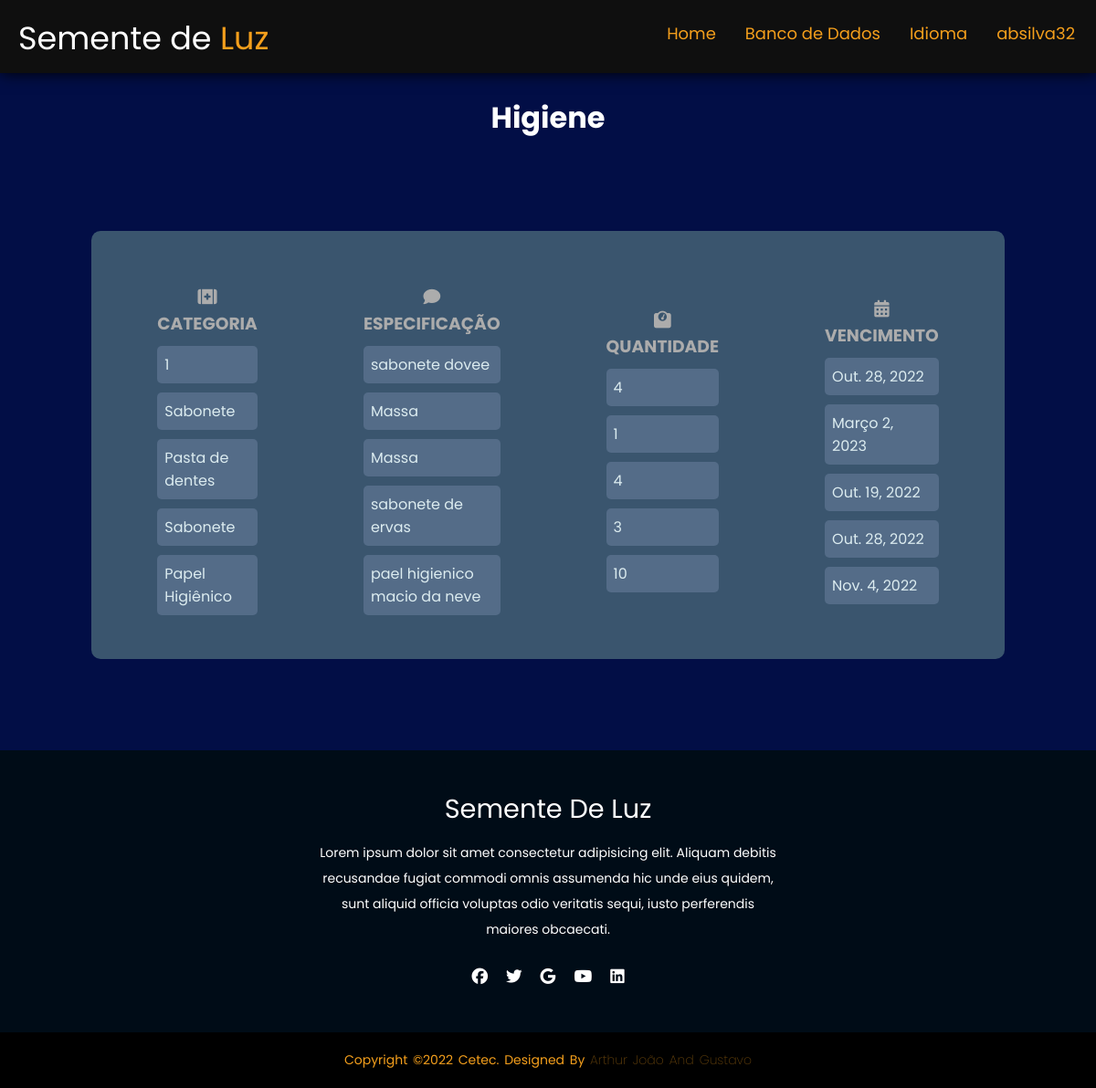
/estoque/verhigiene/ (signed in), run on an earlier commit of the app's database.
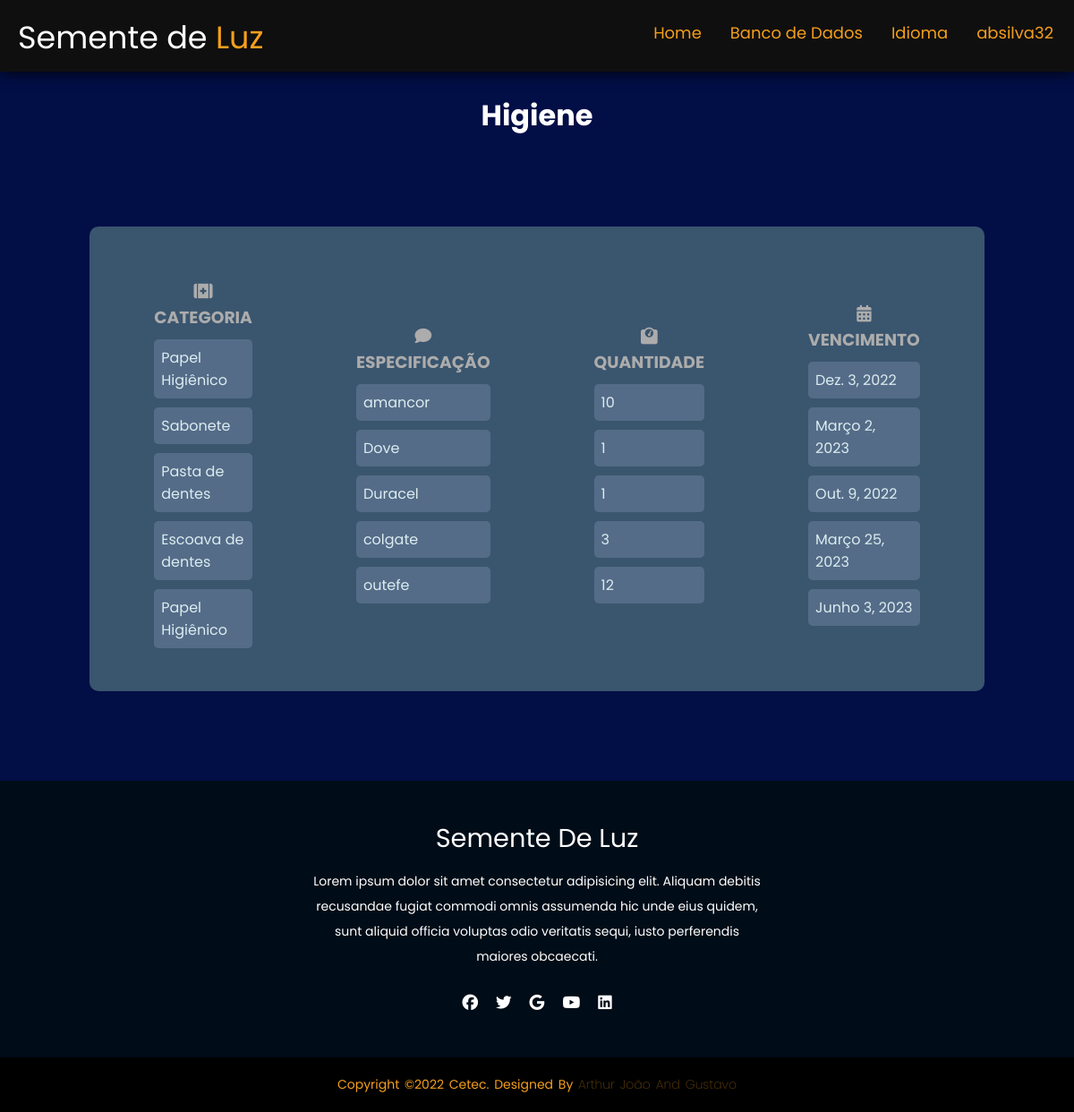
And on a later commit of the database.
### estoque/models.py (models this page shows, shortened)
class Higiene (models.Model):
    tipos = models.CharField (max_length=30, choices=HIGIENE_CHOICES, null=True)
    descr = models.CharField(max_length=30, null=True)
    qntd = models.IntegerField(null=True)
    vencimento = models.DateField(null=True)

### estoque/views.py (the view)
class VerHigieneView(ListView):
    model= Higiene
    template_name = 'ver_higiene.html'

### estoque/templates/ver_higiene.html (shortened to what this page needs)
{% load static %}
<!DOCTYPE html>
<html lang="en">
<head>
    <link rel="stylesheet" type="text/css" href='{% static "/css/ver_estoque.css" %}'>
</head>
<body>
    <header>
        <div class="logo">
            Semente de <span>Luz</span></div>
            <ul>
                <li><a href="{%url 'home' %}">Home</li></a>
                <li><a href="/estoque/escolha">Banco de Dados</li></a>
                <li><a href="/estoque/language/"> Idioma</li></a>
                <li>
                    <a href="/estoque/perfil">{{request.user}}</a>
                </li>
            </ul>
    </header>
    <br>
    <h1>Higiene</h1>
    <div class="card">
        <div class="card2">
            <div class="textfield">
                <h3><i class="fa-solid fa-kit-medical"></i> Categoria </h3>
                    {% for Higiene in object_list %}
                        <p class="text">{{Higiene.tipos}}</p>
                    {% endfor %}
            </div>
            </div>
            <div class="card2">
                <div class="textfield">
                    <h3><i class="fa-solid fa-comment"></i> Especificação </h3>
                    {% for Higiene in object_list %}
                        <p class="text">{{Higiene.descr}}</p>
                    {% endfor %}
                </div>
                </div>
                <div class="card2">
                    <div class="textfield">
                        <h3><i class="fa-solid fa-weight-scale"></i> Quantidade </h3>
                        {% for Higiene in object_list %}
                            <p class="text">{{Higiene.qntd}}</p>
                        {% endfor %}
                    </div>
                    </div>
                    <div class="card2">
                        <div class="textfield">
                            <h3><i class="fa-solid fa-calendar-days"></i> vencimento </h3>
                            {% for Higiene in object_list %}
                                <p class="text">{{Higiene.vencimento}}</p>
                            {% endfor %}
                        </div>
                        </div>
    </div>
    <footer>
        <div class="footer-content">
            <h3>Semente de Luz</h3>
            <p>Lorem ipsum dolor sit amet consectetur adipisicing elit. Aliquam debitis recusandae fugiat commodi omnis assumenda hic unde eius quidem, sunt aliquid officia voluptas odio veritatis sequi, iusto perferendis maiores obcaecati.</p>
            <ul class="socials">
                <li><a href="#"><i class="fa-brands fa-facebook"></i></a></li>
                <li><a href="#"><i class="fa-brands fa-twitter"></i></a></li>
                <li><a href="#"><i class="fa-brands fa-google"></i></a></li>
                <li><a href="#"><i class="fa-brands fa-youtube"></i></a></li>
                <li><a href="#"><i class="fa-brands fa-linkedin"></i></a></li>
            </ul>
        </div>
        <div class="footer-bottom">
            <p>copyright &copy;2022 Cetec. designed by <span>Arthur João and Gustavo</span></p>
        </div>
    </footer>
</body>
</html>

### estoque/static/css/ver_estoque.css (style rules this page uses)
* { margin: 0; padding: 0; font-family: 'Poppins', sans-serif; }
body { background-color: #020e46; }
.logo { color: #ffffff; margin-top: 15px; margin-left: 20px; font-size: 35px; }
.logo > span { color: #F49F1C; }
header { height: 10vh; display: flex; justify-content: space-between ; background-color: #0f0f0f; box-shadow: 0 0 1rem black; }
header > ul { display: flex; margin: 23px; font-size: 18px; list-style: none; }
header > ul > li > a { color: #F49F1C; list-style-type: none; cursor: pointer; padding-left: 2rem; text-decoration: none; }
h1 { text-align: center; color: white; }
.card { background-color: #3a556e; border-radius: 10px; width: 80%; padding: 20px; margin: auto; margin-bottom: 100px; margin-top: 100px; display: flex; flex-direction: row; justify-content: center; align-items: center; }
.textfield { color:#fff; margin-top: 10px; padding: 8px; margin-left: 30px; margin-right: 30px; }
.textfield > h3 { text-align: center; text-transform: uppercase; color:rgb(172, 172, 172); }
.card2 { margin: 20px; }
.text { margin-top: 10px; border: none; border-radius: 5px; padding: 8px; background: #546c88; color: #f0ffffde; font-size: 12pt; outline: none; box-sizing: border-box; }
footer { background-color: #000c17; height: auto; padding-top: 40px; color: #fff; }
.footer-content { display: flex; align-items: center; justify-content: center; flex-direction: column; text-align: center; }
.footer-content h3 { font-size: 1.8rem; font-weight: 400; text-transform: capitalize; line-height: 3rem; }
.footer-content p { max-width: 500px; margin: 10px auto; line-height: 28px; font-size: 14px; }
.socials { list-style: none; display: flex; align-items: center; justify-content: center; margin: 1rem 0 3rem 0; }
.socials li { margin: 0 10px; }
.socials a { text-decoration: none; color: rgb(255, 255, 255); }
.socials a i { font-size: 1.1rem; transition: color .4s ease; }
.footer-bottom { background: black; padding: 20px 0; text-align: center; }
.footer-bottom p { font-size: 14px; word-spacing: 2px; text-transform: capitalize; color: #F49F1C; }
.footer-bottom span { opacity: .4; font-weight: 200; }

What changed in the data, as far as the page shows it:
removed Higiene: tipos "1", descr "sabonete dovee", qntd "4", vencimento "Out. 28, 2022"
added Higiene: tipos "Papel Higiênico", descr "amancor", qntd "10", vencimento "Dez. 3, 2022"
changed Higiene "Sabonete": descr "Massa" → "Dove"
changed Higiene "Pasta de dentes": descr "Massa" → "Duracel"; qntd "4" → "1"; vencimento "Out. 19, 2022" → "Out. 9, 2022"
changed Higiene: tipos "Sabonete" → "Escoava de dentes"; descr "sabonete de ervas" → "colgate"; vencimento "Out. 28, 2022" → "Março 25, 2023"
changed Higiene: descr "pael higienico macio da neve" → "outefe"; qntd "10" → "12"; vencimento "Nov. 4, 2022" → "Junho 3, 2023"
